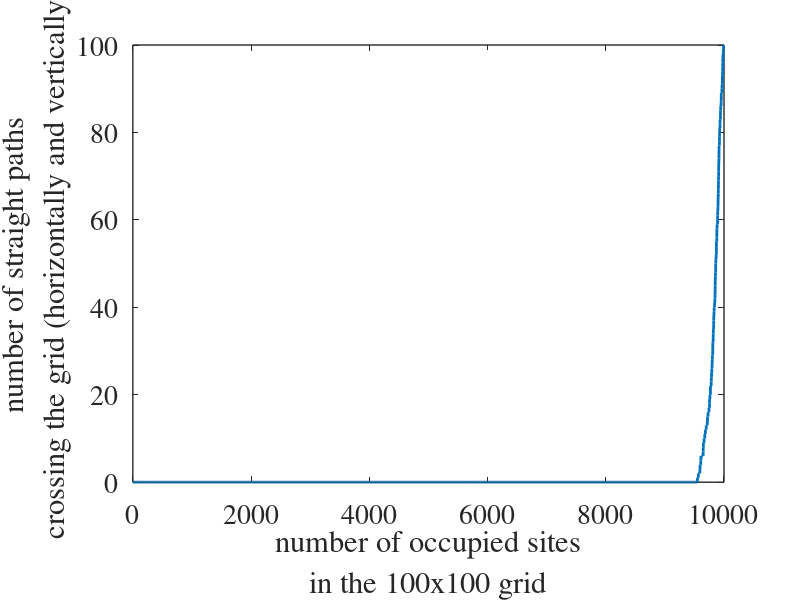
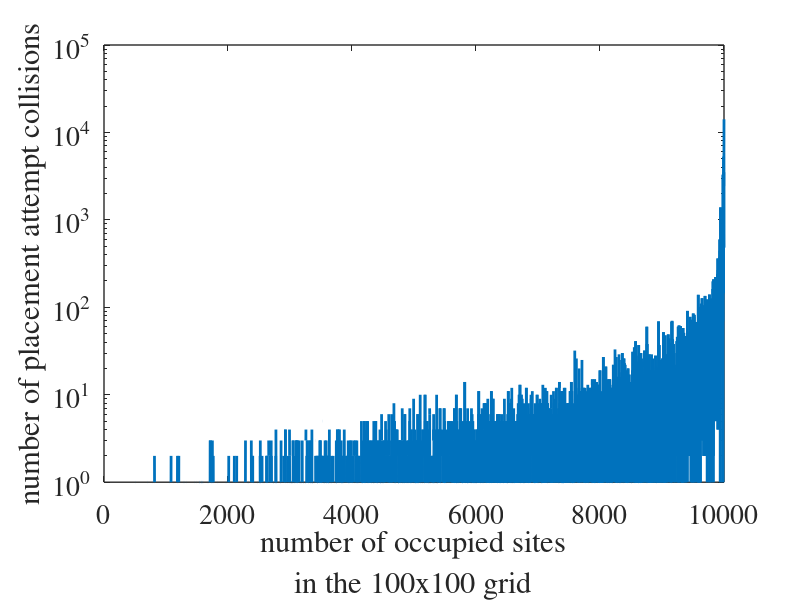

Write MATLAB code to recreate these figures, in order.
% 20100317
% Ben Payne <ben.is.located@gmail.com>
% site percolation: 
% http://en.wikipedia.org/wiki/Percolation_theory

set(0,'defaultaxesfontsize',20);
set(0,'defaultaxesfontname','times');
set(0,'defaultaxeslinewidth',1);
set(0,'defaultaxesbox','on');
set(0,'defaulttextfontname','times');
set(0,'defaulttextfontsize',20);
set(0,'defaulttextlinewidth',1);
set(0,'defaultlinelinewidth',2);
set(0,'defaultlinemarkersize',10);

tic;

n = 100; % size of grid
m = 100;

A=zeros(n,m); % square grid is just a 2D array, initially empty

filling_count = 0;
perc_count = 0;
collision_count=0;
storage=zeros(n*m,3);

while (filling_count<(n*m)) % stop when all sites in the grid are occupied
  %clc
  
  found=0;
  while (found==0) % keep trying random sites until an unoccupied site is found
    n_temp=ceil(n*rand); % a random integer specifying a location in the grid A
    m_temp=ceil(m*rand);
    if A(n_temp,m_temp)==1 % if the random site already is occupied, this counts as a "collision"
        found=0;
        collision_count=collision_count+1;
    else
        found=1;
        filling_count=filling_count+1; % keep track of how many sites are occupied
    end
  end
  A(n_temp,m_temp)=1; % once an unoccupied site is found, mark it as filled
  
  % Observation: if the collisions are not determined, then the loop process is much slower
  % A(ceil(n*rand),ceil(m*rand)) = 1

  % perculation check:
  perc_count=0;
  for i=1:n
    if ((sum(A(i,:)) ==n) || (sum(A(:,i)) ==m)) % if a column or row of the grid is filled with 1's, then a "minimum length path" exists
        perc_count = perc_count+1;
    end
  end

  storage(filling_count,1) = perc_count; % track how many minimum length paths exist as a function of occupied sites
  storage(filling_count,2) = filling_count; 
  storage(filling_count,3) = collision_count; % number of filling attempt collisions should grow exponentially as a function of occupied sites

  collision_count=0;  % reset collision count for next occupied site
    
  %pause
end

figure; plot(storage(:,2),storage(:,1))
ylabel({'number of straight paths','crossing the grid (horizontally and vertically)'}); 
xlabel({'number of occupied sites',['in the ',num2str(n),'x',num2str(m),' grid']});

figure;semilogy(storage(:,2),storage(:,3))
ylabel('number of placement attempt collisions');
xlabel({'number of occupied sites',['in the ',num2str(n),'x',num2str(m),' grid']});

toc

% how to get a 1 or zero: ceil(2*rand)-1